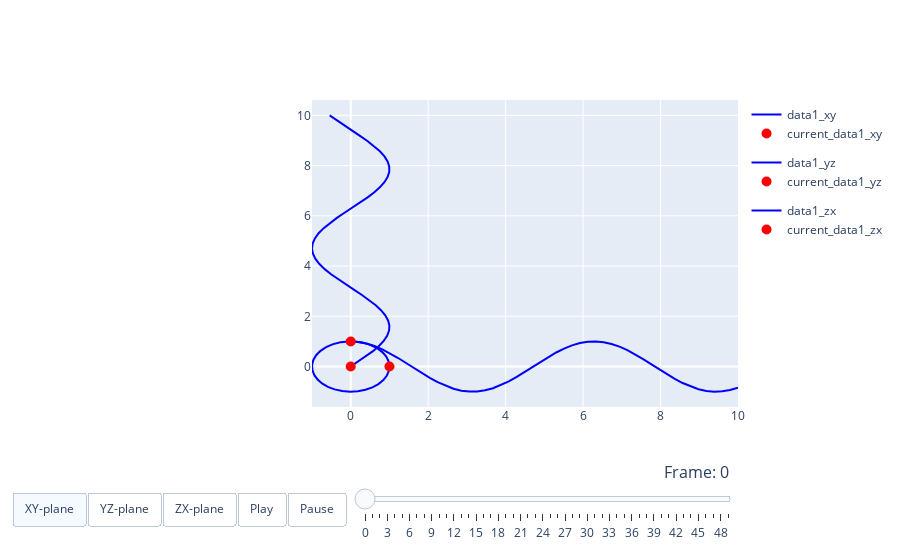

The notebook cell this image was saved under:
### Code cell
fig.update(frames=frames),
fig.update_layout(updatemenus=updatemenus,
                  sliders=sliders);
fig.show() #in jupyter notebook

### Figure 1 — Plotly figure (JSON) as saved in the notebook; plotly's stock layout.template omitted (floating-point values rounded to 4 significant figures)
{"data": [{"hoverinfo": "name", "legendgroup": "data1_xy", "line": {"color": "blue"}, "mode": "lines", "name": "data1_xy", "showlegend": true, "type": "scatter", "x": [1, 0.9792, 0.9179, 0.8184, 0.6849, 0.523, 0.3394, 0.1417, -0.06182, -0.2628, -0.4529, -0.6242, -0.7696, -0.883, -0.9598, -0.9968, -0.9924, -0.9468, -0.8619, -0.7412, -0.5898, -0.4138, -0.2208, -0.01851, 0.1845, 0.3799, 0.5595, 0.7158, 0.8425, 0.9342, 0.9871, 0.9991, 0.9695, 0.8998, 0.7927, 0.6527, 0.4856, 0.2983, 0.09872, -0.105, -0.3044, -0.4911, -0.6575, -0.7965, -0.9025, -0.9711, -0.9993, -0.9861, -0.9319, -0.8391], "y": [0, 0.2027, 0.3969, 0.5747, 0.7286, 0.8523, 0.9406, 0.9899, 0.9981, 0.9648, 0.8916, 0.7813, 0.6386, 0.4693, 0.2806, 0.08028, -0.1234, -0.322, -0.5072, -0.6713, -0.8076, -0.9103, -0.9753, -0.9998, -0.9828, -0.925, -0.8289, -0.6983, -0.5387, -0.3568, -0.16, 0.04333, 0.2449, 0.4363, 0.6096, 0.7576, 0.8742, 0.9545, 0.9951, 0.9945, 0.9526, 0.8711, 0.7535, 0.6046, 0.4306, 0.2388, 0.03701, -0.1663, -0.3627, -0.544]}, {"hoverinfo": "name", "legendgroup": "data1_xy", "marker": {"color": "red", "size": 10}, "mode": "markers", "name": "current_data1_xy", "showlegend": true, "type": "scatter", "x": [1], "y": [0]}, {"hoverinfo": "name", "legendgroup": "data1_yz", "line": {"color": "blue"}, "mode": "lines", "name": "data1_yz", "showlegend": true, "type": "scatter", "x": [0, 0.2027, 0.3969, 0.5747, 0.7286, 0.8523, 0.9406, 0.9899, 0.9981, 0.9648, 0.8916, 0.7813, 0.6386, 0.4693, 0.2806, 0.08028, -0.1234, -0.322, -0.5072, -0.6713, -0.8076, -0.9103, -0.9753, -0.9998, -0.9828, -0.925, -0.8289, -0.6983, -0.5387, -0.3568, -0.16, 0.04333, 0.2449, 0.4363, 0.6096, 0.7576, 0.8742, 0.9545, 0.9951, 0.9945, 0.9526, 0.8711, 0.7535, 0.6046, 0.4306, 0.2388, 0.03701, -0.1663, -0.3627, -0.544], "y": [0, 0.2041, 0.4082, 0.6122, 0.8163, 1.02, 1.224, 1.429, 1.633, 1.837, 2.041, 2.245, 2.449, 2.653, 2.857, 3.061, 3.265, 3.469, 3.673, 3.878, 4.082, 4.286, 4.49, 4.694, 4.898, 5.102, 5.306, 5.51, 5.714, 5.918, 6.122, 6.327, 6.531, 6.735, 6.939, 7.143, 7.347, 7.551, 7.755, 7.959, 8.163, 8.367, 8.571, 8.776, 8.98, 9.184, 9.388, 9.592, 9.796, 10]}, {"hoverinfo": "name", "legendgroup": "data1_yz", "marker": {"color": "red", "size": 10}, "mode": "markers", "name": "current_data1_yz", "showlegend": true, "type": "scatter", "x": [0], "y": [0]}, {"hoverinfo": "name", "legendgroup": "data1_zx", "line": {"color": "blue"}, "mode": "lines", "name": "data1_zx", "showlegend": true, "type": "scatter", "x": [0, 0.2041, 0.4082, 0.6122, 0.8163, 1.02, 1.224, 1.429, 1.633, 1.837, 2.041, 2.245, 2.449, 2.653, 2.857, 3.061, 3.265, 3.469, 3.673, 3.878, 4.082, 4.286, 4.49, 4.694, 4.898, 5.102, 5.306, 5.51, 5.714, 5.918, 6.122, 6.327, 6.531, 6.735, 6.939, 7.143, 7.347, 7.551, 7.755, 7.959, 8.163, 8.367, 8.571, 8.776, 8.98, 9.184, 9.388, 9.592, 9.796, 10], "y": [1, 0.9792, 0.9179, 0.8184, 0.6849, 0.523, 0.3394, 0.1417, -0.06182, -0.2628, -0.4529, -0.6242, -0.7696, -0.883, -0.9598, -0.9968, -0.9924, -0.9468, -0.8619, -0.7412, -0.5898, -0.4138, -0.2208, -0.01851, 0.1845, 0.3799, 0.5595, 0.7158, 0.8425, 0.9342, 0.9871, 0.9991, 0.9695, 0.8998, 0.7927, 0.6527, 0.4856, 0.2983, 0.09872, -0.105, -0.3044, -0.4911, -0.6575, -0.7965, -0.9025, -0.9711, -0.9993, -0.9861, -0.9319, -0.8391]}, {"hoverinfo": "name", "legendgroup": "data1_zx", "marker": {"color": "red", "size": 10}, "mode": "markers", "name": "current_data1_zx", "showlegend": true, "type": "scatter", "x": [0], "y": [1]}], "layout": {"sliders": [{"currentvalue": {"font": {"size": 16}, "prefix": "Frame: ", "visible": true, "xanchor": "right"}, "len": 0.9, "pad": {"b": 10, "t": 50}, "steps": [{"args": [[0], {"frame": {"duration": 500, "easing": "linear", "redraw": false}, "transition": {"duration": 0, "easing": "linear"}}], "label": "0", "method": "animate"}, {"args": [[1], {"frame": {"duration": 500, "easing": "linear", "redraw": false}, "transition": {"duration": 0, "easing": "linear"}}], "label": "1", "method": "animate"}, {"args": [[2], {"frame": {"duration": 500, "easing": "linear", "redraw": false}, "transition": {"duration": 0, "easing": "linear"}}], "label": "2", "method": "animate"}, {"args": [[3], {"frame": {"duration": 500, "easing": "linear", "redraw": false}, "transition": {"duration": 0, "easing": "linear"}}], "label": "3", "method": "animate"}, {"args": [[4], {"frame": {"duration": 500, "easing": "linear", "redraw": false}, "transition": {"duration": 0, "easing": "linear"}}], "label": "4", "method": "animate"}, {"args": [[5], {"frame": {"duration": 500, "easing": "linear", "redraw": false}, "transition": {"duration": 0, "easing": "linear"}}], "label": "5", "method": "animate"}, {"args": [[6], {"frame": {"duration": 500, "easing": "linear", "redraw": false}, "transition": {"duration": 0, "easing": "linear"}}], "label": "6", "method": "animate"}, {"args": [[7], {"frame": {"duration": 500, "easing": "linear", "redraw": false}, "transition": {"duration": 0, "easing": "linear"}}], "label": "7", "method": "animate"}, {"args": [[8], {"frame": {"duration": 500, "easing": "linear", "redraw": false}, "transition": {"duration": 0, "easing": "linear"}}], "label": "8", "method": "animate"}, {"args": [[9], {"frame": {"duration": 500, "easing": "linear", "redraw": false}, "transition": {"duration": 0, "easing": "linear"}}], "label": "9", "method": "animate"}, {"args": [[10], {"frame": {"duration": 500, "easing": "linear", "redraw": false}, "transition": {"duration": 0, "easing": "linear"}}], "label": "10", "method": "animate"}, {"args": [[11], {"frame": {"duration": 500, "easing": "linear", "redraw": false}, "transition": {"duration": 0, "easing": "linear"}}], "label": "11", "method": "animate"}, {"args": [[12], {"frame": {"duration": 500, "easing": "linear", "redraw": false}, "transition": {"duration": 0, "easing": "linear"}}], "label": "12", "method": "animate"}, {"args": [[13], {"frame": {"duration": 500, "easing": "linear", "redraw": false}, "transition": {"duration": 0, "easing": "linear"}}], "label": "13", "method": "animate"}, {"args": [[14], {"frame": {"duration": 500, "easing": "linear", "redraw": false}, "transition": {"duration": 0, "easing": "linear"}}], "label": "14", "method": "animate"}, {"args": [[15], {"frame": {"duration": 500, "easing": "linear", "redraw": false}, "transition": {"duration": 0, "easing": "linear"}}], "label": "15", "method": "animate"}, {"args": [[16], {"frame": {"duration": 500, "easing": "linear", "redraw": false}, "transition": {"duration": 0, "easing": "linear"}}], "label": "16", "method": "animate"}, {"args": [[17], {"frame": {"duration": 500, "easing": "linear", "redraw": false}, "transition": {"duration": 0, "easing": "linear"}}], "label": "17", "method": "animate"}, {"args": [[18], {"frame": {"duration": 500, "easing": "linear", "redraw": false}, "transition": {"duration": 0, "easing": "linear"}}], "label": "18", "method": "animate"}, {"args": [[19], {"frame": {"duration": 500, "easing": "linear", "redraw": false}, "transition": {"duration": 0, "easing": "linear"}}], "label": "19", "method": "animate"}, {"args": [[20], {"frame": {"duration": 500, "easing": "linear", "redraw": false}, "transition": {"duration": 0, "easing": "linear"}}], "label": "20", "method": "animate"}, {"args": [[21], {"frame": {"duration": 500, "easing": "linear", "redraw": false}, "transition": {"duration": 0, "easing": "linear"}}], "label": "21", "method": "animate"}, {"args": [[22], {"frame": {"duration": 500, "easing": "linear", "redraw": false}, "transition": {"duration": 0, "easing": "linear"}}], "label": "22", "method": "animate"}, {"args": [[23], {"frame": {"duration": 500, "easing": "linear", "redraw": false}, "transition": {"duration": 0, "easing": "linear"}}], "label": "23", "method": "animate"}, {"args": [[24], {"frame": {"duration": 500, "easing": "linear", "redraw": false}, "transition": {"duration": 0, "easing": "linear"}}], "label": "24", "method": "animate"}, {"args": [[25], {"frame": {"duration": 500, "easing": "linear", "redraw": false}, "transition": {"duration": 0, "easing": "linear"}}], "label": "25", "method": "animate"}, {"args": [[26], {"frame": {"duration": 500, "easing": "linear", "redraw": false}, "transition": {"duration": 0, "easing": "linear"}}], "label": "26", "method": "animate"}, {"args": [[27], {"frame": {"duration": 500, "easing": "linear", "redraw": false}, "transition": {"duration": 0, "easing": "linear"}}], "label": "27", "method": "animate"}, {"args": [[28], {"frame": {"duration": 500, "easing": "linear", "redraw": false}, "transition": {"duration": 0, "easing": "linear"}}], "label": "28", "method": "animate"}, {"args": [[29], {"frame": {"duration": 500, "easing": "linear", "redraw": false}, "transition": {"duration": 0, "easing": "linear"}}], "label": "29", "method": "animate"}, {"args": [[30], {"frame": {"duration": 500, "easing": "linear", "redraw": false}, "transition": {"duration": 0, "easing": "linear"}}], "label": "30", "method": "animate"}, {"args": [[31], {"frame": {"duration": 500, "easing": "linear", "redraw": false}, "transition": {"duration": 0, "easing": "linear"}}], "label": "31", "method": "animate"}, {"args": [[32], {"frame": {"duration": 500, "easing": "linear", "redraw": false}, "transition": {"duration": 0, "easing": "linear"}}], "label": "32", "method": "animate"}, {"args": [[33], {"frame": {"duration": 500, "easing": "linear", "redraw": false}, "transition": {"duration": 0, "easing": "linear"}}], "label": "33", "method": "animate"}, {"args": [[34], {"frame": {"duration": 500, "easing": "linear", "redraw": false}, "transition": {"duration": 0, "easing": "linear"}}], "label": "34", "method": "animate"}, {"args": [[35], {"frame": {"duration": 500, "easing": "linear", "redraw": false}, "transition": {"duration": 0, "easing": "linear"}}], "label": "35", "method": "animate"}, {"args": [[36], {"frame": {"duration": 500, "easing": "linear", "redraw": false}, "transition": {"duration": 0, "easing": "linear"}}], "label": "36", "method": "animate"}, {"args": [[37], {"frame": {"duration": 500, "easing": "linear", "redraw": false}, "transition": {"duration": 0, "easing": "linear"}}], "label": "37", "method": "animate"}, {"args": [[38], {"frame": {"duration": 500, "easing": "linear", "redraw": false}, "transition": {"duration": 0, "easing": "linear"}}], "label": "38", "method": "animate"}, {"args": [[39], {"frame": {"duration": 500, "easing": "linear", "redraw": false}, "transition": {"duration": 0, "easing": "linear"}}], "label": "39", "method": "animate"}, {"args": [[40], {"frame": {"duration": 500, "easing": "linear", "redraw": false}, "transition": {"duration": 0, "easing": "linear"}}], "label": "40", "method": "animate"}, {"args": [[41], {"frame": {"duration": 500, "easing": "linear", "redraw": false}, "transition": {"duration": 0, "easing": "linear"}}], "label": "41", "method": "animate"}, {"args": [[42], {"frame": {"duration": 500, "easing": "linear", "redraw": false}, "transition": {"duration": 0, "easing": "linear"}}], "label": "42", "method": "animate"}, {"args": [[43], {"frame": {"duration": 500, "easing": "linear", "redraw": false}, "transition": {"duration": 0, "easing": "linear"}}], "label": "43", "method": "animate"}, {"args": [[44], {"frame": {"duration": 500, "easing": "linear", "redraw": false}, "transition": {"duration": 0, "easing": "linear"}}], "label": "44", "method": "animate"}, {"args": [[45], {"frame": {"duration": 500, "easing": "linear", "redraw": false}, "transition": {"duration": 0, "easing": "linear"}}], "label": "45", "method": "animate"}, {"args": [[46], {"frame": {"duration": 500, "easing": "linear", "redraw": false}, "transition": {"duration": 0, "easing": "linear"}}], "label": "46", "method": "animate"}, {"args": [[47], {"frame": {"duration": 500, "easing": "linear", "redraw": false}, "transition": {"duration": 0, "easing": "linear"}}], "label": "47", "method": "animate"}, {"args": [[48], {"frame": {"duration": 500, "easing": "linear", "redraw": false}, "transition": {"duration": 0, "easing": "linear"}}], "label": "48", "method": "animate"}, {"args": [[49], {"frame": {"duration": 500, "easing": "linear", "redraw": false}, "transition": {"duration": 0, "easing": "linear"}}], "label": "49", "method": "animate"}], "transition": {"duration": 500, "easing": "linear"}, "x": 0.1, "xanchor": "left", "y": 0, "yanchor": "top"}], "updatemenus": [{"buttons": [{"args": [{"visible": [true, true, false, false, false, false]}], "label": "XY-plane", "method": "update"}, {"args": [{"visible": [false, false, true, true, false, false]}], "label": "YZ-plane", "method": "update"}, {"args": [{"visible": [false, false, false, false, true, true]}], "label": "ZX-plane", "method": "update"}, {"args": [["0", "1", "2", "3", "4", "5", "6", "7", "8", "9", "10", "11", "12", "13", "14", "15", "16", "17", "18", "19", "20", "21", "22", "23", "24", "25", "26", "27", "28", "29", "30", "31", "32", "33", "34", "35", "36", "37", "38", "39", "40", "41", "42", "43", "44", "45", "46", "47", "48", "49"], {"easing": "linear", "frame": {"duration": 500, "redraw": false}, "fromcurrent": true, "mode": "immediate", "transition": {"duration": 0}}], "label": "Play", "method": "animate"}, {"args": [[null], {"frame": {"duration": 0, "redraw": false}, "mode": "immediate", "transition": {"duration": 0}}], "label": "Pause", "method": "animate"}], "direction": "left", "pad": {"r": 10, "t": 85}, "showactive": true, "type": "buttons", "x": 0.1, "xanchor": "right", "y": 0, "yanchor": "top"}]}}
